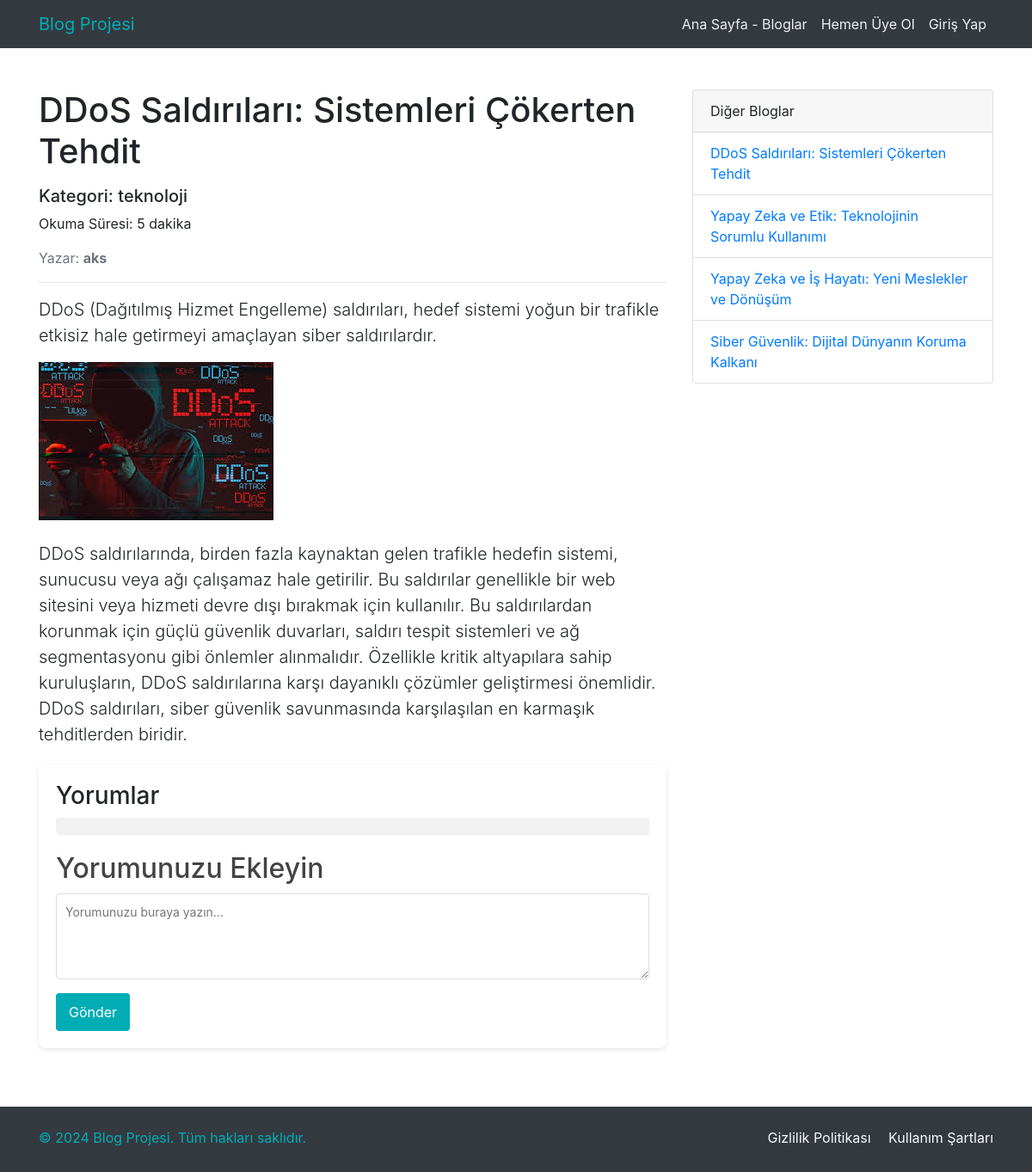
The page /blog_detail.php?slug=ddos-saldirilari-sistemleri-okerten-tehdit on the database its author committed.
### tables this page shows
CREATE TABLE `blogs` (
  `id` int(11) NOT NULL,
  `title` varchar(255) NOT NULL,
  `content` text NOT NULL,
  `created_at` timestamp NOT NULL DEFAULT current_timestamp(),
  `image_path` varchar(255) DEFAULT NULL,
  `category` varchar(100) DEFAULT NULL,
  `slug` varchar(255) NOT NULL,
  `summary` text DEFAULT NULL,
  `read_time` int(11) DEFAULT 0,
  `user_id` int(11) NOT NULL,
  `username` varchar(55) NOT NULL
);

### blog_detail.php (the view, shortened to what this page needs)
<?php
$userLoggedIn = isset($_SESSION['user_id']);
include 'includes/db.php';
if ($_SERVER['REQUEST_METHOD'] == 'GET') {
    $blog_slug = $_GET['slug'];
    $sql = "SELECT * FROM blogs WHERE slug = '$blog_slug'";
    $result = $conn->query($sql);
}
$sqlcom = "SELECT * FROM comments WHERE blog_slug = '$blog_slug'";
    $resultcom = $conn->query($sqlcom);
$blog = $result->fetch_assoc();
$sql = "SELECT id, title, summary, content, image_path, created_at, user_id, slug, category, read_time
        FROM blogs
        ORDER BY created_at DESC";
    $result = $conn->query($sql);
?>
<!DOCTYPE html>
<html lang="tr">
<head>
    <link rel="stylesheet" href="assets/styles/all.css">
    <link rel="stylesheet" href="assets/styles/comment.css">
    <link rel="stylesheet" href="https://cdn.jsdelivr.net/npm/bootstrap@4.4.1/dist/css/bootstrap.min.css">
</head>
<body>
<?php if ($userLoggedIn): ?>
<?php include 'includes/login_header.php'; ?>
<?php else: ?>
    <?php include 'includes/header.php'; ?>
    <?php endif; ?>
    <div class="container mt-5">
        <div class="row">
            <div class="col-md-8">
                <h1 class="mb-3"><?= htmlspecialchars($blog['title']) ?></h1>
                <h5>Kategori: <?= htmlspecialchars($blog['category']) ?></h5>
                <p>Okuma Süresi: <?= htmlspecialchars($blog['read_time']) ?> dakika</p>
                <p class="text-muted">Yazar: <strong><?= htmlspecialchars($blog['username']) ?></strong> </p>
                <hr>
                <p class="lead">
                <?= htmlspecialchars($blog['summary']) ?>
                </p>
                <img src="uploads/<?= htmlspecialchars($blog['image_path']) ?>" alt="Blog Görseli" class="img-fluid mb-4">
                <p class="lead">
                <?= htmlspecialchars($blog['content']) ?>
                </p>
                <div class="comment-section">
    <h3>Yorumlar</h3>
    <ul class="comment-list">
    <?php if ($resultcom->num_rows > 0): ?>
        <?php while ($row = $resultcom->fetch_assoc()): ?>
        <li class="comment">
                </li>
            <?php endwhile; ?>
        <?php else: ?>
            <li class="comment">Henüz yorum yapılmamış.</li>
        <?php endif; ?>
    </ul>
    <form action="php/add_blog.php" class="comment-form" method="POST">
    <h2>Yorumunuzu Ekleyin</h2>
    <textarea name="content" placeholder="Yorumunuzu buraya yazın..." required></textarea>
    <button type="submit">Gönder</button>
</form>
        </div>
            </div>
            <div class="col-md-4">
                <div class="card mb-4">
                    <div class="card-header">
                        Diğer Bloglar
                    </div>
                    <ul class="list-group list-group-flush">
                    <?php if ($result->num_rows > 0): ?>
                        <?php while ($row = $result->fetch_assoc()): ?>
                        <li class="list-group-item"><a href="blog_detail.php?slug=<?= htmlspecialchars($row['slug']) ?>"><?= htmlspecialchars($row['title']) ?></a></li>
                        <?php endwhile; ?>
                    <?php else: ?>
                        <p class="no-blogs">Henüz blog yazısı bulunmuyor.</p>
                        <?php endif; ?>
                    </ul>
                </div>
            </div>
        </div>
    </div>
    <?php include 'includes/footer.php'; ?>
</body>
</html>

### assets/styles/all.css (style rules this page uses)
body { margin: 0; padding: 0; box-sizing: border-box; background-color: #EEEEEE; }

### assets/styles/comment.css (style rules this page uses)
.comment-section { max-width: 100%; width: 100%; margin: 20px auto; padding: 20px; background: #fff; border-radius: 8px; box-shadow: 0 2px 5px rgba(0, 0, 0, 0.1); }
.comment-section h2, .comment-form h3 { margin-bottom: 10px; color: #444; }
.comment-list { list-style: none; padding: 0; margin-bottom: 20px; }
.comment { background: #f1f1f1; padding: 10px; border-radius: 4px; margin-bottom: 10px; }
.comment-form textarea { width: 100%; padding: 10px; border: 1px solid #ddd; border-radius: 4px; resize: vertical; min-height: 100px; margin-bottom: 10px; font-size: 14px; }
.comment-form button { background: #00ADB5; color: white; padding: 10px 15px; border: none; border-radius: 4px; cursor: pointer; font-size: 16px; }

### rows shown on the page
blogs: title "DDoS Saldırıları: Sistemleri Çökerten Tehdit", category "teknoloji", read_time "5", username "aks", summary "DDoS (Dağıtılmış Hizmet Engelleme) saldırıları, hedef sistemi yoğun bir trafikle etkisiz hale getirmeyi amaçlayan siber saldırılardır.", image_path (picture), content "DDoS saldırılarında, birden fazla kaynaktan gelen trafikle hedefin sistemi, sunucusu veya ağı çalışamaz hale getirilir. Bu saldırılar genellikle bir web sitesini veya hizmeti devre dışı bırakmak için kullanılır. Bu saldırılardan korunmak için güçlü güvenlik duvarları, saldırı tespit sistemleri ve ağ segmentasyonu gibi önlemler alınmalıdır. Özellikle kritik altyapılara sahip kuruluşların, DDoS saldırılarına karşı dayanıklı çözümler geliştirmesi önemlidir. DDoS saldırıları, siber güvenlik savunmasında karşılaşılan en karmaşık tehditlerden biridir."
blogs: title "Yapay Zeka ve Etik: Teknolojinin Sorumlu Kullanımı"
blogs: title "Yapay Zeka ve İş Hayatı: Yeni Meslekler ve Dönüşüm"
blogs: title "Siber Güvenlik: Dijital Dünyanın Koruma Kalkanı"
